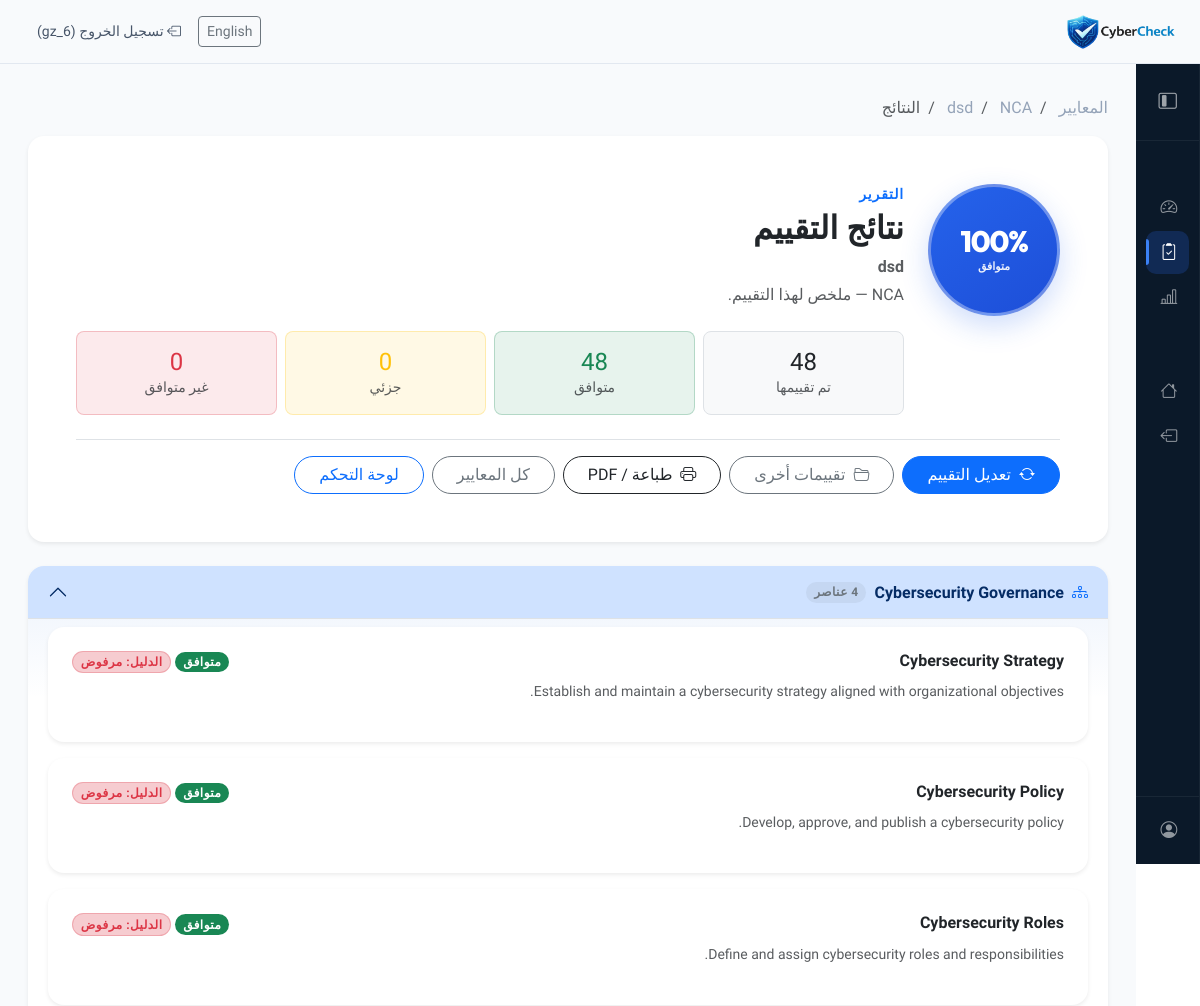
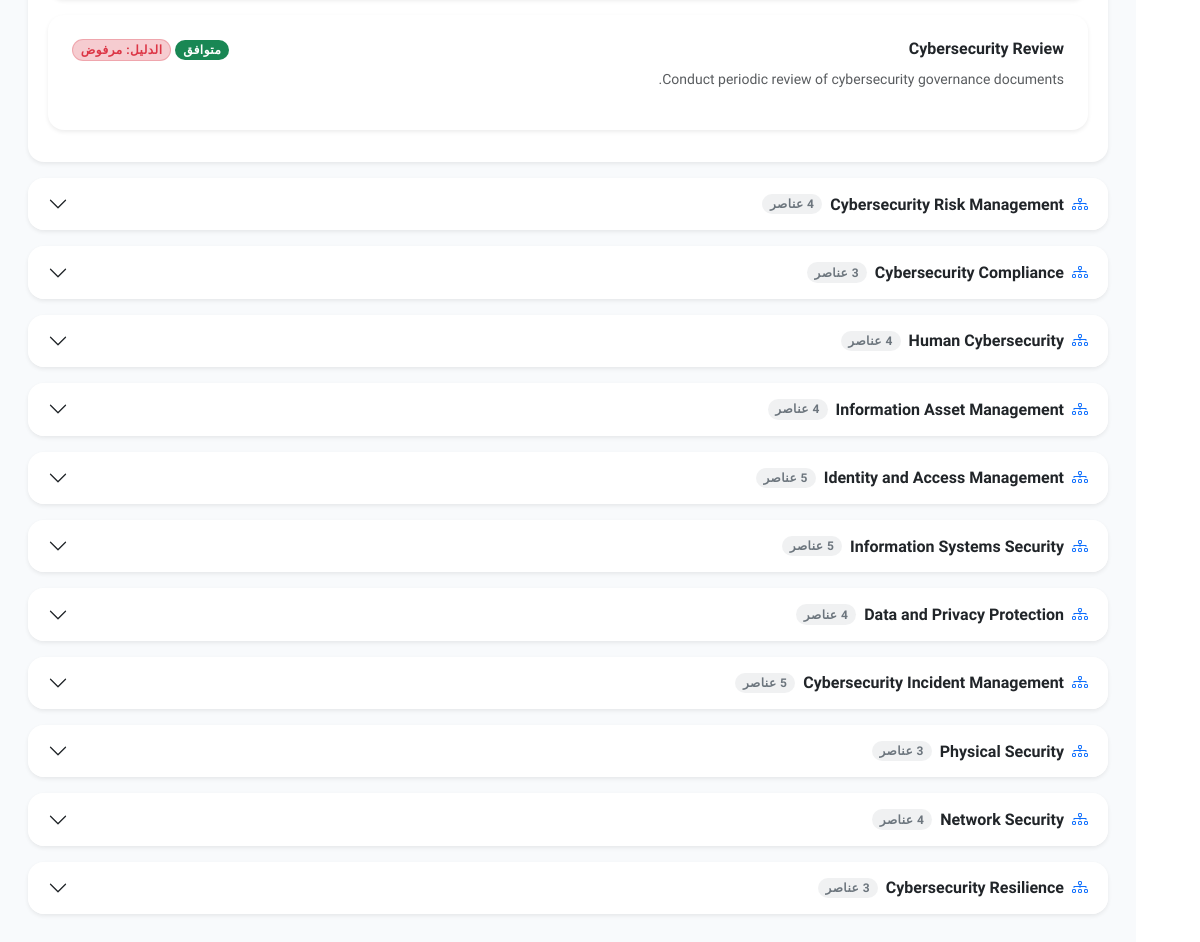
/results/2/26 (signed in), run on the app's committed database (2 pictures, top to bottom).
### compliance/models.py (models this page shows, shortened)
class Standard(models.Model):
    name = models.CharField(max_length=200)
    description = models.TextField()

class AssessmentRun(models.Model):
    user = models.ForeignKey(
        User,
        on_delete=models.CASCADE,
        related_name='assessment_runs',
    )
    standard = models.ForeignKey(
        Standard,
        on_delete=models.CASCADE,
        related_name='assessment_runs',
    )
    title = models.CharField(max_length=200)
    created_at = models.DateTimeField(auto_now_add=True)
    updated_at = models.DateTimeField(auto_now=True)
    class Meta:
        ordering = ['-updated_at']

class Domain(models.Model):
    standard = models.ForeignKey(Standard, on_delete=models.CASCADE)
    name = models.CharField(max_length=200)

class AssessmentResult(models.Model):
    STATUS_CHOICES = [
        ('compliant', 'Compliant'),
        ('partial', 'Partially Compliant'),
        ('non_compliant', 'Non-Compliant'),
    ]
    REVIEW_STATUS_CHOICES = [
        ('pending', 'Pending'),
        ('approved', 'Approved'),
        ('partial', 'Partial'),
        ('rejected', 'Rejected'),
    ]
    assessment_run = models.ForeignKey(
        AssessmentRun,
        on_delete=models.CASCADE,
        related_name='results',
    )
    control = models.ForeignKey(Control, on_delete=models.CASCADE)
    user = models.ForeignKey(User, on_delete=models.CASCADE)
    status = models.CharField(max_length=20, choices=STATUS_CHOICES)
    notes = models.TextField(blank=True)
    report_file = models.FileField(upload_to='reports/', blank=True, null=True)
    evidence_file = models.FileField(upload_to='evidence/', blank=True, null=True)
    created_at = models.DateTimeField(auto_now_add=True)
    ai_score = models.FloatField(null=True, blank=True)
    review_status = models.CharField(
        max_length=20,
        choices=REVIEW_STATUS_CHOICES,
        default='pending',
    )
    review_status_admin_override = models.BooleanField(default=False)
    matched_keywords = models.JSONField(default=list, blank=True)
    class Meta:
        constraints = [
            models.UniqueConstraint(
                fields=('assessment_run', 'control'),
                name='compliance_assessmentresult_unique_run_control',
            ),
        ]

class Control(models.Model):
    domain = models.ForeignKey(Domain, on_delete=models.CASCADE)
    title = models.CharField(max_length=200)
    description = models.TextField()
    keywords = models.JSONField(default=list, blank=True)

### compliance/views.py (the view)
@login_required
def results(request, standard_id, run_id):
    standard = get_object_or_404(Standard, id=standard_id)
    run = get_object_or_404(
        AssessmentRun, id=run_id, standard=standard, user=request.user
    )
    return render(
        request,
        "compliance/results.html",
        _results_context(standard, request.user, run),
    )

### templates/compliance/results.html (shortened to what this page needs)
{% extends "compliance/base_compliance.html" %}
{% load i18n %}
{% block compliance_content %}
            <nav aria-label="breadcrumb" class="mb-3">
                <ol class="breadcrumb mb-0 small">
                    <li class="breadcrumb-item"><a href="{% url 'standards' %}" class="text-decoration-none">{% trans "Standards" %}</a></li>
                    <li class="breadcrumb-item"><a href="{% url 'standard_assessment_runs' standard.id %}" class="text-decoration-none">{{ standard.name }}</a></li>
                    <li class="breadcrumb-item"><a href="{% url 'assessment' standard.id assessment_run.id %}" class="text-decoration-none">{{ assessment_run.title }}</a></li>
                    <li class="breadcrumb-item active" aria-current="page">{% trans "Results" %}</li>
                </ol>
            </nav>
            {% if assessed_total == 0 %}
            <div class="card border-0 shadow-sm rounded-4">
                <div class="card-body p-5 text-center">
                    <i class="bi bi-clipboard-data fs-1 text-muted d-block mb-3 opacity-50"></i>
                    <h1 class="h4 fw-semibold mb-2">{% trans "No saved answers yet" %}</h1>
                    <p class="text-muted mb-4">{% trans "Complete the assessment for this standard to see your compliance score and breakdown here." %}</p>
                    <a href="{% url 'assessment' standard.id assessment_run.id %}" class="btn btn-primary rounded-pill px-4">
                        <i class="bi bi-pencil-square me-2"></i>{% trans "Go to assessment" %}
                    </a>
                    <a href="{% url 'standards' %}" class="btn btn-outline-secondary rounded-pill px-4 ms-2">{% trans "All standards" %}</a>
                </div>
            </div>
            {% else %}
            <div class="card border-0 shadow-sm rounded-4 overflow-hidden mb-4 results-report-card">
                <div class="card-body p-4 p-lg-5">
                    <div class="results-report-summary">
                        <div class="results-score-ring" role="img" aria-label="{% trans 'Compliant' %}: {{ score }}%">
                            <span class="results-score-ring-value">{{ score }}%</span>
                            <span class="results-score-ring-label">{% trans "Compliant" %}</span>
                        </div>
                        <div class="results-report-details">
                            <p class="text-uppercase small fw-semibold text-primary mb-1" style="letter-spacing: 0.06em;">{% trans "Report" %}</p>
                            <h1 class="h2 mb-2 fw-semibold">{% trans "Assessment results" %}</h1>
                            <p class="text-muted mb-1 fw-semibold">{{ assessment_run.title }}</p>
                            <p class="text-muted mb-3 mb-lg-4">{{ standard.name }} — {% trans "summary for this assessment." %}</p>
                            <div class="results-stat-pills small">
                                <div class="results-stat-pill rounded-3 border bg-light p-3 text-center">
                                    <div class="h4 mb-0 text-dark">{{ assessed_total }}</div>
                                    <div class="text-muted">{% trans "Assessed" %}</div>
                                </div>
                                <div class="results-stat-pill rounded-3 border border-success border-opacity-25 bg-success bg-opacity-10 p-3 text-center">
                                    <div class="h4 mb-0 text-success">{{ compliant_count }}</div>
                                    <div class="text-muted">{% trans "Compliant" %}</div>
                                </div>
                                <div class="results-stat-pill rounded-3 border border-warning border-opacity-25 bg-warning bg-opacity-10 p-3 text-center">
                                    <div class="h4 mb-0 text-warning">{{ partial_count }}</div>
                                    <div class="text-muted">{% trans "Partial" %}</div>
                                </div>
                                <div class="results-stat-pill rounded-3 border border-danger border-opacity-25 bg-danger bg-opacity-10 p-3 text-center">
                                    <div class="h4 mb-0 text-danger">{{ non_compliant_count }}</div>
                                    <div class="text-muted">{% trans "Non-compliant" %}</div>
                                </div>
                            </div>
                        </div>
                    </div>
                    <div class="mt-4 pt-3 border-top results-report-actions d-flex flex-wrap gap-2 align-items-center">
                        <a href="{% url 'assessment' standard.id assessment_run.id %}" class="btn btn-primary rounded-pill px-4">
                            <i class="bi bi-arrow-repeat me-1"></i> {% trans "Edit assessment" %}
                        </a>
                        <a href="{% url 'standard_assessment_runs' standard.id %}" class="btn btn-outline-secondary rounded-pill px-4">
                            <i class="bi bi-folder2-open me-1"></i> {% trans "Other assessments" %}
                        </a>
                        <a href="{% url 'results_print' standard.id assessment_run.id %}" target="_blank" rel="noopener" class="btn btn-outline-dark rounded-pill px-4">
                            <i class="bi bi-printer me-1"></i> {% trans "Print / PDF" %}
                        </a>
                        <a href="{% url 'standards' %}" class="btn btn-outline-secondary rounded-pill px-4">{% trans "All standards" %}</a>
                        <a href="{% url 'dashboard' %}" class="btn btn-outline-primary rounded-pill px-4">{% trans "Dashboard" %}</a>
                    </div>
                </div>
            </div>
            <div class="accordion assessment-accordion" id="resultsDomains">
                {% for domain in domains %}
                <div class="accordion-item border-0 shadow-sm mb-3 rounded-4 overflow-hidden">
                    <h2 class="accordion-header" id="r-heading-{{ forloop.counter }}">
                        <button class="accordion-button {% if not forloop.first %}collapsed{% endif %} fw-semibold py-3" type="button" data-bs-toggle="collapse" data-bs-target="#r-collapse-{{ forloop.counter }}" aria-expanded="{% if forloop.first %}true{% else %}false{% endif %}" aria-controls="r-collapse-{{ forloop.counter }}">
                            <i class="bi bi-diagram-3 text-primary me-2"></i>
                            {{ domain.name }}
                            <span class="badge bg-secondary bg-opacity-10 text-secondary ms-2 rounded-pill">{{ domain.control_results|length }} {% trans "items" %}</span>
                        </button>
                    </h2>
                    <div id="r-collapse-{{ forloop.counter }}" class="accordion-collapse collapse {% if forloop.first %}show{% endif %}" aria-labelledby="r-heading-{{ forloop.counter }}">
                        <div class="accordion-body pt-2 pb-3 bg-opacity-50" style="background: linear-gradient(180deg, rgba(59,125,221,0.06) 0%, transparent 80px);">
                            {% for result in domain.control_results %}
                            <div class="card assessment-control-card border-0 shadow-sm rounded-4 mb-3">
                                <div class="card-body p-4">
                                    <div class="d-flex flex-wrap align-items-start justify-content-between gap-2 mb-2">
                                        <h3 class="h6 fw-semibold mb-0">{{ result.control.title }}</h3>
                                        <div class="d-flex flex-wrap gap-1 justify-content-end align-items-center">
                                        {% if result.status == 'compliant' %}
                                        <span class="results-status-badge badge rounded-pill bg-success">{% trans "Compliant" %}</span>
                                        {% elif result.status == 'partial' %}
                                        <span class="results-status-badge badge rounded-pill bg-warning text-dark">{% trans "Partially compliant" %}</span>
                                        {% else %}
                                        <span class="results-status-badge badge rounded-pill bg-danger">{% trans "Non-compliant" %}</span>
                                        {% endif %}
                                        {% if result.review_status == 'approved' %}
                                        <span class="badge rounded-pill bg-success bg-opacity-25 text-success border border-success border-opacity-25" title="{% trans 'AI evidence score' %}">{% trans "Evidence: approved" %}</span>
                                        {% elif result.review_status == 'partial' %}
                                        <span class="badge rounded-pill bg-warning bg-opacity-25 text-dark border border-warning border-opacity-25">{% trans "Evidence: partial" %}</span>
                                        {% elif result.review_status == 'rejected' %}
                                        <span class="badge rounded-pill bg-danger bg-opacity-25 text-danger border border-danger border-opacity-25">{% trans "Evidence: rejected" %}</span>
                                        {% else %}
                                        <span class="badge rounded-pill bg-secondary bg-opacity-25 text-secondary border border-secondary border-opacity-25">{% trans "Evidence: pending" %}</span>
                                        {% endif %}
                                        </div>
                                    </div>
                                    <p class="text-muted small mb-3">{{ result.control.description }}</p>
                                </div>
                            </div>
                            {% empty %}
                            <p class="text-muted small mb-0 px-2">{% trans "No controls answered in this domain for your account." %}</p>
                            {% endfor %}
                        </div>
                    </div>
                </div>
                {% empty %}
                <div class="card border-0 shadow-sm rounded-4">
                    <div class="card-body p-4 text-muted">{% trans "No domains defined for this standard." %}</div>
                </div>
                {% endfor %}
            </div>
            {% endif %}
{% endblock %}

### templates/compliance/base_compliance.html (shortened to what this page needs)
{% load static i18n %}
{% get_current_language as LANGUAGE_CODE %}
<!DOCTYPE html>
<html lang="{{ LANGUAGE_CODE }}" dir="{% if LANGUAGE_CODE == 'ar' %}rtl{% else %}ltr{% endif %}">
<head>
    <link rel="stylesheet" href="{% static 'css/DB.css' %}">
    {% if LANGUAGE_CODE == 'ar' %}
    <link href="https://cdn.jsdelivr.net/npm/bootstrap@5.3.2/dist/css/bootstrap.rtl.min.css" rel="stylesheet">
    {% else %}
    <link href="https://cdn.jsdelivr.net/npm/bootstrap@5.3.2/dist/css/bootstrap.min.css" rel="stylesheet">
    {% endif %}
    <link href="https://cdn.jsdelivr.net/npm/bootstrap-icons@1.11.3/font/bootstrap-icons.css" rel="stylesheet">
</head>
<body class="{% if LANGUAGE_CODE == 'ar' %}lang-ar{% endif %}">
<header class="topbar">
      <img src="{% static 'images/logo.png' %}" alt="CyberCheck" style="height:34px">
      <nav class="topbar-nav">
        {% include "includes/language_switcher.html" %}
        <a href="/logout" class="btn btn-ghost btn-sm">
          <i class="bi bi-box-arrow-left"></i>
          {% trans "Logout" %} ({{ user.username }})
        </a>
      </nav>
    </header>
<div class="wrapper">
    <aside id="sidebar">
    <div class="sidebar-header">
      <button id="toggle-btn" type="button" aria-label="{% trans 'Toggle sidebar' %}">
        <i class="bi bi-layout-sidebar-inset"></i>
      </button>
    </div>
    <nav class="sidebar-nav">
      <a href="/dashboard" class="sidebar-link">
        <i class="bi bi-speedometer2"></i>
      </a>
      <a href="{% url 'standards' %}" class="sidebar-link active">
        <i class="bi bi-clipboard2-check"></i>
      </a>
      <a href="{% url 'reports' %}" class="sidebar-link">
        <i class="bi bi-bar-chart-line"></i>
      </a>
      <a href="/" class="sidebar-link">
        <i class="bi bi-house"></i>
      </a>
      <a href="/logout" class="sidebar-link">
        <i class="bi bi-box-arrow-left"></i>
      </a>
    </nav>
    <div class="sidebar-footer">
      <a href="/dashboard" class="sidebar-link">
        <i class="bi bi-person-circle"></i>
      </a>
    </div>
  </aside>
    <div class="main p-3">
        <div class="container-fluid py-2 py-md-3">
            {% block compliance_content %}{% endblock %}
        </div>
    </div>
</div>
</body>
</html>

### data on the page
Standard: name "NCA"
AssessmentRun: title "dsd"
Domain: name "Cybersecurity Governance"
AssessmentResult: control "Cybersecurity Strategy", control.description "Establish and maintain a cybersecurity strategy aligned with organizational objectives."
AssessmentResult: control "Cybersecurity Policy", control.description "Develop, approve, and publish a cybersecurity policy."
AssessmentResult: control "Cybersecurity Roles", control.description "Define and assign cybersecurity roles and responsibilities."
AssessmentResult: control "Cybersecurity Review", control.description "Conduct periodic review of cybersecurity governance documents."
Domain: name "Cybersecurity Risk Management"
Domain: name "Cybersecurity Compliance"
Domain: name "Human Cybersecurity"
Domain: name "Information Asset Management"
Domain: name "Identity and Access Management"
Domain: name "Information Systems Security"
Domain: name "Data and Privacy Protection"
Domain: name "Cybersecurity Incident Management"
Domain: name "Physical Security"
Domain: name "Network Security"
Domain: name "Cybersecurity Resilience"

### other printed values
{{ user.username }} "gz_6"
{{ score }} "100"
{{ assessed_total }} "48"
{{ compliant_count }} "48"
{{ partial_count }} "0"
{{ non_compliant_count }} "0"
{{ domain.control_results|length }} "4" "4" "5"
